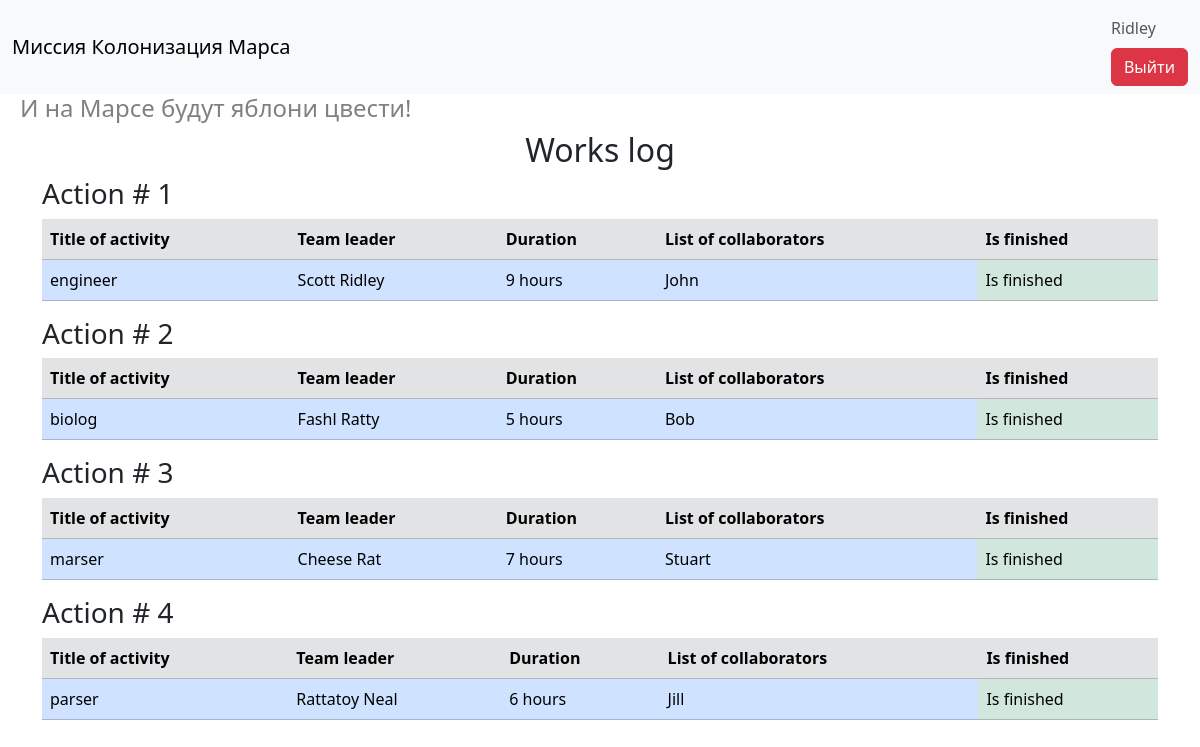
Page /index (signed in) on the committed database.
### data/user.py (models this page shows, shortened)
class User(SqlAlchemyBase, UserMixin):
    __tablename__ = 'users'
    id = Column(Integer, primary_key=True, autoincrement=True)
    surname = Column(String)
    name = Column(String)
    age = Column(Integer)
    position = Column(String)
    speciality = Column(String)
    address = Column(String)
    email = Column(String, unique=True)
    hashed_password = Column(String)
    modified_date = Column(DateTime)
    jobs = orm.relationship('Jobs', back_populates='user')

### data/jobs.py (models this page shows)
class Jobs(SqlAlchemyBase):
    __tablename__ = 'jobs'
    id = Column(Integer, primary_key=True, autoincrement=True)
    team_leader = Column(Integer, ForeignKey('users.id'))
    job = Column(String)
    work_size = Column(Integer)
    collaborators = Column(String)
    start_date = Column(DateTime)
    end_date = Column(DateTime)
    is_finished = Column(Boolean)
    user = orm.relationship('User')

### app.py (the view)
@app.route('/')
@app.route('/index')
def get_index():
    session = create_session()
    result = session.query(Jobs, User).join(User, Jobs.team_leader == User.id)
    return render_template('index.html', title='Главная страница', result=result)

### app.py (called while the page is built)
@login_manager.user_loader
def user_loader(user_id):
    session = db_session.create_session()
    return session.get(User, user_id)

### data/db_session.py (called while the page is built)
def create_session() -> Session:
    global __factory
    return __factory()

### templates/index.html
{% extends "base.html" %}
{% block content %}
<div class="container">
    <div class="row">
        <div class="col">
            <h2 class="text-center">Works log</h2>
        </div>
    </div>
    {% for jobs, user in result %}
    <div class="row">
        <div class="col">
            <h3>Action # {{ jobs.id }}</h3>
        </div>
    </div>
    <div class="row">
        <div class="col">
            <table class="table">
                <tr>
                    <th class="table-secondary">Title of activity</th>
                    <th class="table-secondary">Team leader</th>
                    <th class="table-secondary">Duration</th>
                    <th class="table-secondary">List of collaborators</th>
                    <th class="table-secondary">Is finished</th>
                </tr>
                <tr>
                    <td class="table-primary">{{ jobs.job }}</td>
                    <td class="table-primary">{{ user.surname }} {{ user.name }}</td>
                    <td class="table-primary">{{ jobs.work_size }} hours</td>
                    <td class="table-primary">{{ jobs.collaborators }}</td>
                    {% if jobs.is_finished %}
                        <td class="table-success">Is finished</td>
                    {% else %}
                        <td class="table-danger">Is not finished</td>
                    {% endif %}
                </tr>
            </table>
        </div>
    </div>
    {% endfor %}
</div>
{% endblock %}

### templates/base.html (shortened to what this page needs)
<!DOCTYPE html>
<html lang="ru">
<head>
    <link href="https://cdn.jsdelivr.net/npm/bootstrap@5.3.8/dist/css/bootstrap.min.css" rel="stylesheet">
    <link href="{{ url_for('static', filename='css/style.css') }}" rel="stylesheet">
</head>
<body>
    <nav class="navbar bg-body-tertiary">
        <div class="container-fluid">
            <h1 class="navbar-brand mb-0">
                Миссия Колонизация Марса
            </h1>
            <ul class="navbar-nav">
                {% if current_user.is_authenticated %}
                <li class="nav-item">
                    <a href="#" class="nav-link">{{ current_user.name }}</a>
                </li>
                <li class="nav-item">
                    <a href="/logout" class="btn btn-danger">Выйти</a>
                </li>
                {% else %}
                <li class="nav-item">
                    <a href="/login" class="btn btn-primary">Войти</a>
                </li>
                {% endif %}
            </ul>
        </div>
    </nav>
    <h4>
        И на Марсе будут яблони цвести!
    </h4>
    {% block content %}{% endblock %}
</body>
</html>

### static/css/style.css (style rules this page uses)
h4 { color: grey; padding-left: 20px; }

### rows in the picture
User: name "Ridley"
Jobs: id "1", job "engineer", surname "Scott", name "Ridley", work_size "9", collaborators "John", is_finished "Is finished"
Jobs: id "2", job "biolog", surname "Fashl", name "Ratty", work_size "5", collaborators "Bob", is_finished "Is finished"
Jobs: id "3", job "marser", surname "Cheese", name "Rat", work_size "7", collaborators "Stuart", is_finished "Is finished"
Jobs: id "4", job "parser", surname "Rattatoy", name "Neal", work_size "6", collaborators "Jill", is_finished "Is finished"
